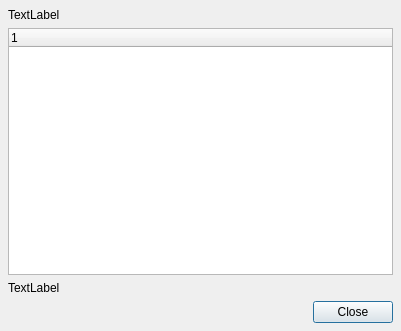
<?xml version="1.0" encoding="UTF-8"?>
<ui version="4.0">
 <comment>
* Copyright (C) 2016 The Qt Company Ltd.
* SPDX-License-Identifier: LicenseRef-Qt-Commercial OR GPL-3.0-only
</comment>
 <class>PluginDialog</class>
 <widget class="QDialog" name="PluginDialog">
  <property name="geometry">
   <rect>
    <x>0</x>
    <y>0</y>
    <width>401</width>
    <height>331</height>
   </rect>
  </property>
  <property name="windowTitle">
   <string>Plugin Information</string>
  </property>
  <layout class="QVBoxLayout">
   <property name="spacing">
    <number>6</number>
   </property>
   <property name="leftMargin">
    <number>8</number>
   </property>
   <property name="topMargin">
    <number>8</number>
   </property>
   <property name="rightMargin">
    <number>8</number>
   </property>
   <property name="bottomMargin">
    <number>8</number>
   </property>
   <item>
    <widget class="QLabel" name="label">
     <property name="text">
      <string>TextLabel</string>
     </property>
     <property name="wordWrap">
      <bool>true</bool>
     </property>
    </widget>
   </item>
   <item>
    <widget class="QTreeWidget" name="treeWidget">
     <property name="textElideMode">
      <enum>Qt::TextElideMode::ElideNone</enum>
     </property>
     <column>
      <property name="text">
       <string>1</string>
      </property>
     </column>
    </widget>
   </item>
   <item>
    <widget class="QLabel" name="message">
     <property name="text">
      <string>TextLabel</string>
     </property>
     <property name="wordWrap">
      <bool>true</bool>
     </property>
    </widget>
   </item>
   <item>
    <layout class="QHBoxLayout">
     <property name="spacing">
      <number>6</number>
     </property>
     <property name="leftMargin">
      <number>0</number>
     </property>
     <property name="topMargin">
      <number>0</number>
     </property>
     <property name="rightMargin">
      <number>0</number>
     </property>
     <property name="bottomMargin">
      <number>0</number>
     </property>
    </layout>
   </item>
   <item>
    <widget class="QDialogButtonBox" name="buttonBox">
     <property name="orientation">
      <enum>Qt::Orientation::Horizontal</enum>
     </property>
     <property name="standardButtons">
      <set>QDialogButtonBox::StandardButton::Close</set>
     </property>
    </widget>
   </item>
  </layout>
 </widget>
 <resources/>
 <connections>
  <connection>
   <sender>buttonBox</sender>
   <signal>rejected()</signal>
   <receiver>PluginDialog</receiver>
   <slot>reject()</slot>
   <hints>
    <hint type="sourcelabel">
     <x>154</x>
     <y>307</y>
    </hint>
    <hint type="destinationlabel">
     <x>401</x>
     <y>280</y>
    </hint>
   </hints>
  </connection>
 </connections>
</ui>
